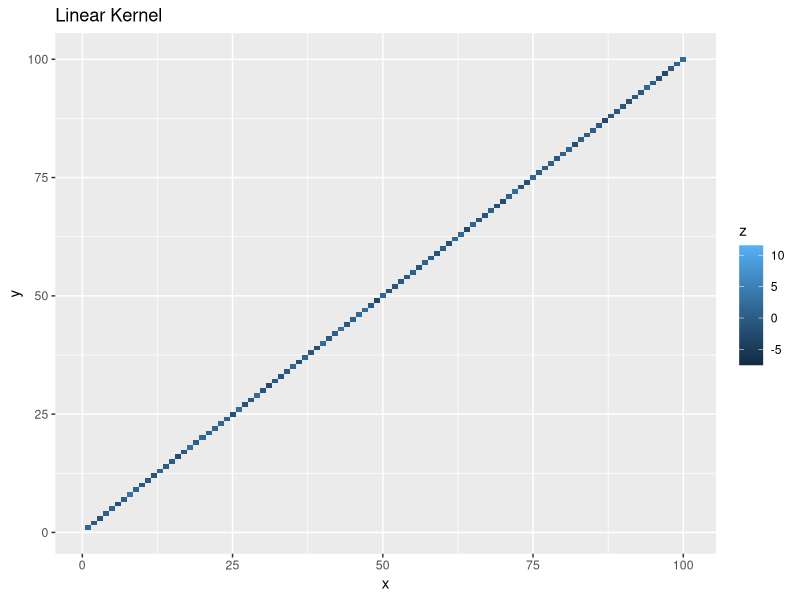
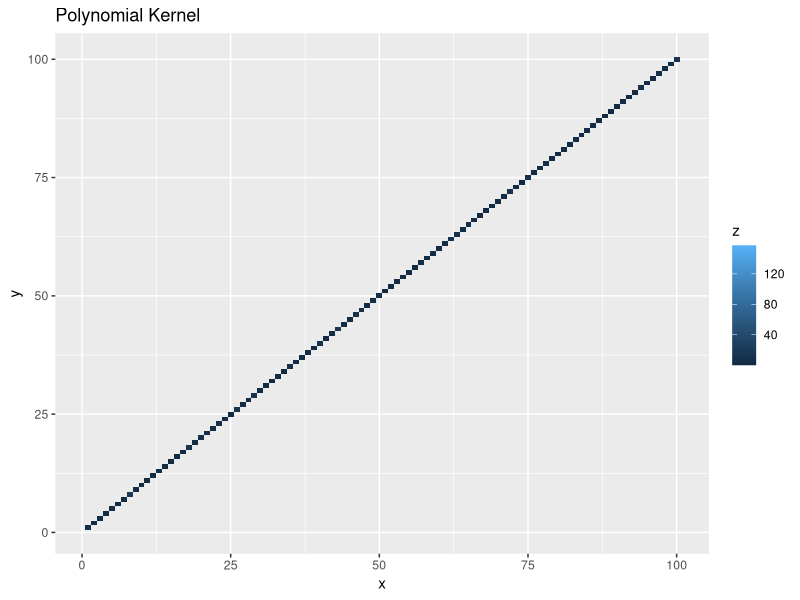
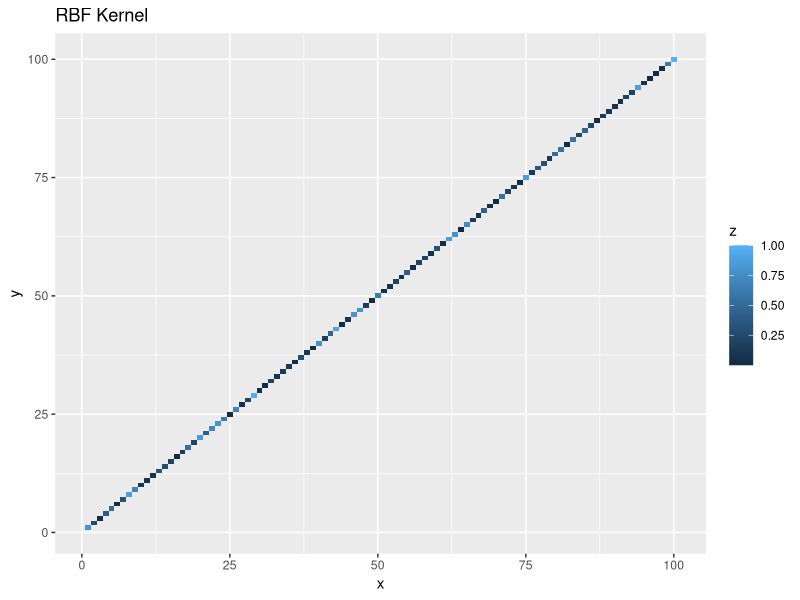
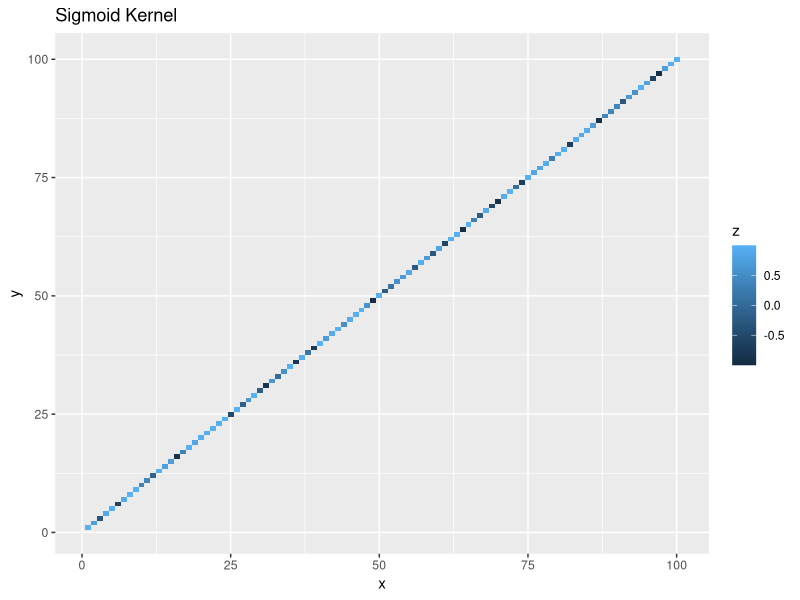
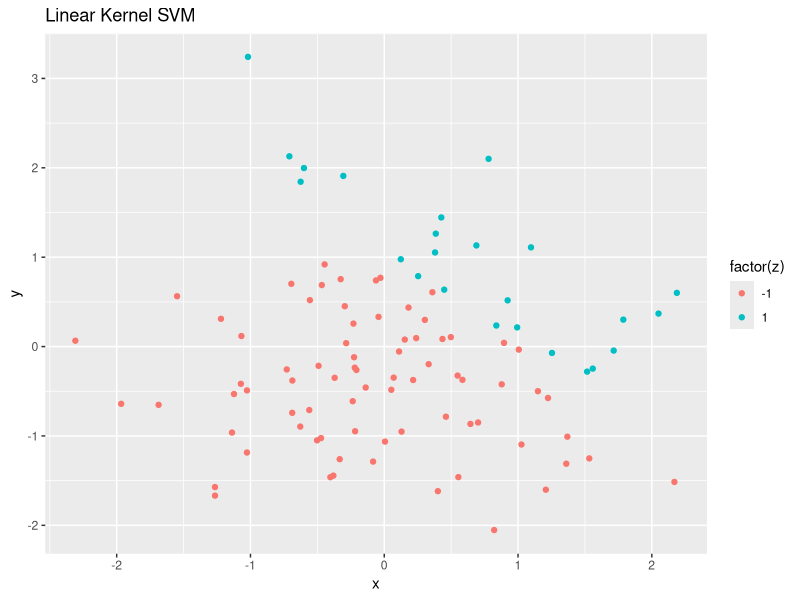

Recreate these plots in R, in order.
# Install and load the required packages
library(MASS)
library(kernlab)
library(ggplot2)

# Define the kernel functions
linear_kernel <- function(x, y) {
  sum(x * y)
}

polynomial_kernel <- function(x, y, degree = 2) {
  (sum(x * y) + 1) ^ degree
}

rbf_kernel <- function(x, y, sigma = 1) {
  exp(-sum((x - y) ^ 2) / (2 * sigma ^ 2))
}

sigmoid_kernel <- function(x, y, alpha = 1, beta = 1) {
  tanh(alpha * sum(x * y) + beta)
}

# Generate some sample data
set.seed(123)
x <- matrix(rnorm(100 * 2), nrow = 100, ncol = 2)
y <- ifelse(x[, 1] + x[, 2] > 1, 1, -1)

# Apply the kernel functions
linear_matrix <- matrix(0, nrow = nrow(x), ncol = nrow(x))
polynomial_matrix <- matrix(0, nrow = nrow(x), ncol = nrow(x))
rbf_matrix <- matrix(0, nrow = nrow(x), ncol = nrow(x))
sigmoid_matrix <- matrix(0, nrow = nrow(x), ncol = nrow(x))

for (i in 1:nrow(x)) {
  for (j in 1:nrow(x)) {
    linear_matrix[i, j] <- linear_kernel(x[i, ], x[j, ])
    polynomial_matrix[i, j] <- polynomial_kernel(x[i, ], x[j, ])
    rbf_matrix[i, j] <- rbf_kernel(x[i, ], x[j, ])
    sigmoid_matrix[i, j] <- sigmoid_kernel(x[i, ], x[j, ])
  }
}

# Visualize the kernel matrices
ggplot(data.frame(x = 1:nrow(linear_matrix), y = 1:nrow(linear_matrix), z = as.vector(linear_matrix)), aes(x, y, fill = z)) +
  geom_tile() +
  labs(title = "Linear Kernel")

ggplot(data.frame(x = 1:nrow(polynomial_matrix), y = 1:nrow(polynomial_matrix), z = as.vector(polynomial_matrix)), aes(x, y, fill = z)) +
  geom_tile() +
  labs(title = "Polynomial Kernel")

ggplot(data.frame(x = 1:nrow(rbf_matrix), y = 1:nrow(rbf_matrix), z = as.vector(rbf_matrix)), aes(x, y, fill = z)) +
  geom_tile() +
  labs(title = "RBF Kernel")

ggplot(data.frame(x = 1:nrow(sigmoid_matrix), y = 1:nrow(sigmoid_matrix), z = as.vector(sigmoid_matrix)), aes(x, y, fill = z)) +
  geom_tile() +
  labs(title = "Sigmoid Kernel")

# Train an SVM model using the linear kernel
svm_model <- ksvm(x, y, type = "C-svc", kernel = "vanilladot")

# Visualize the decision boundary
ggplot(data.frame(x = x[, 1], y = x[, 2], z = y), aes(x, y, color = factor(z))) +
  geom_point() +
  labs(title = "Linear Kernel SVM")
